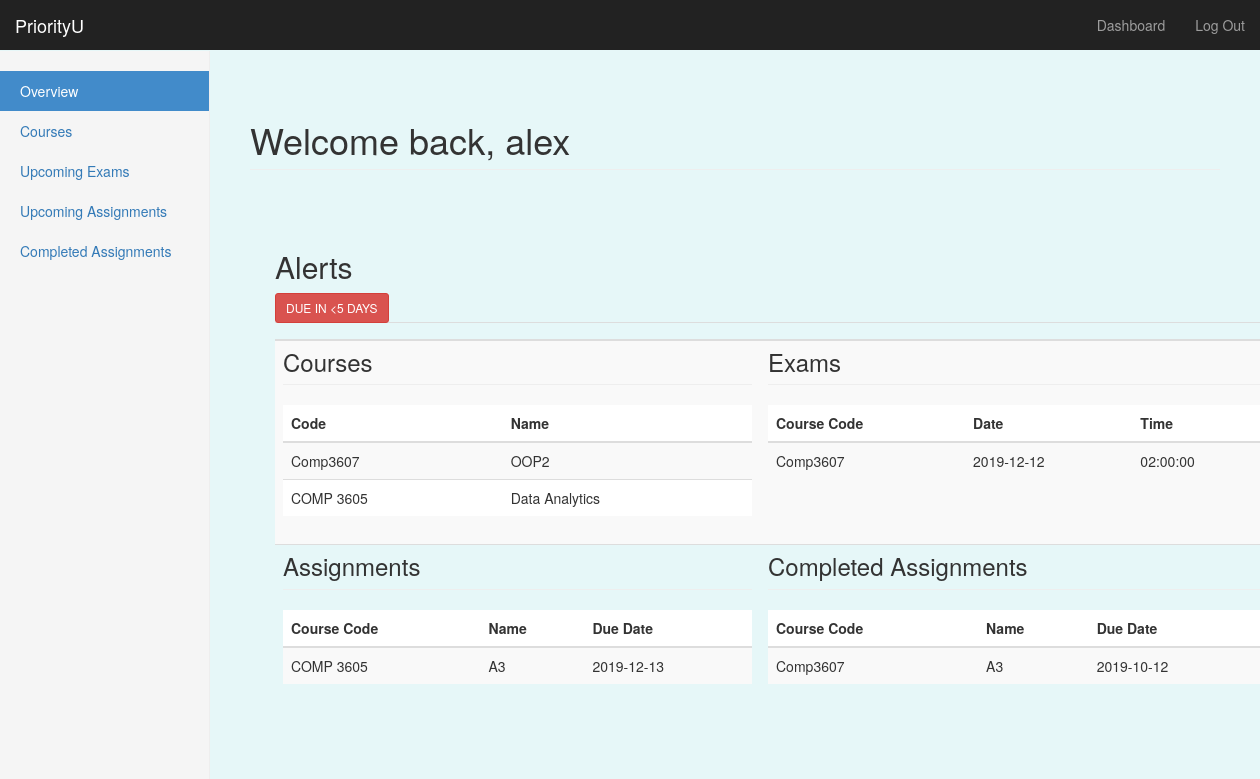
/dashboard (signed in), run on an earlier commit of the app's database.
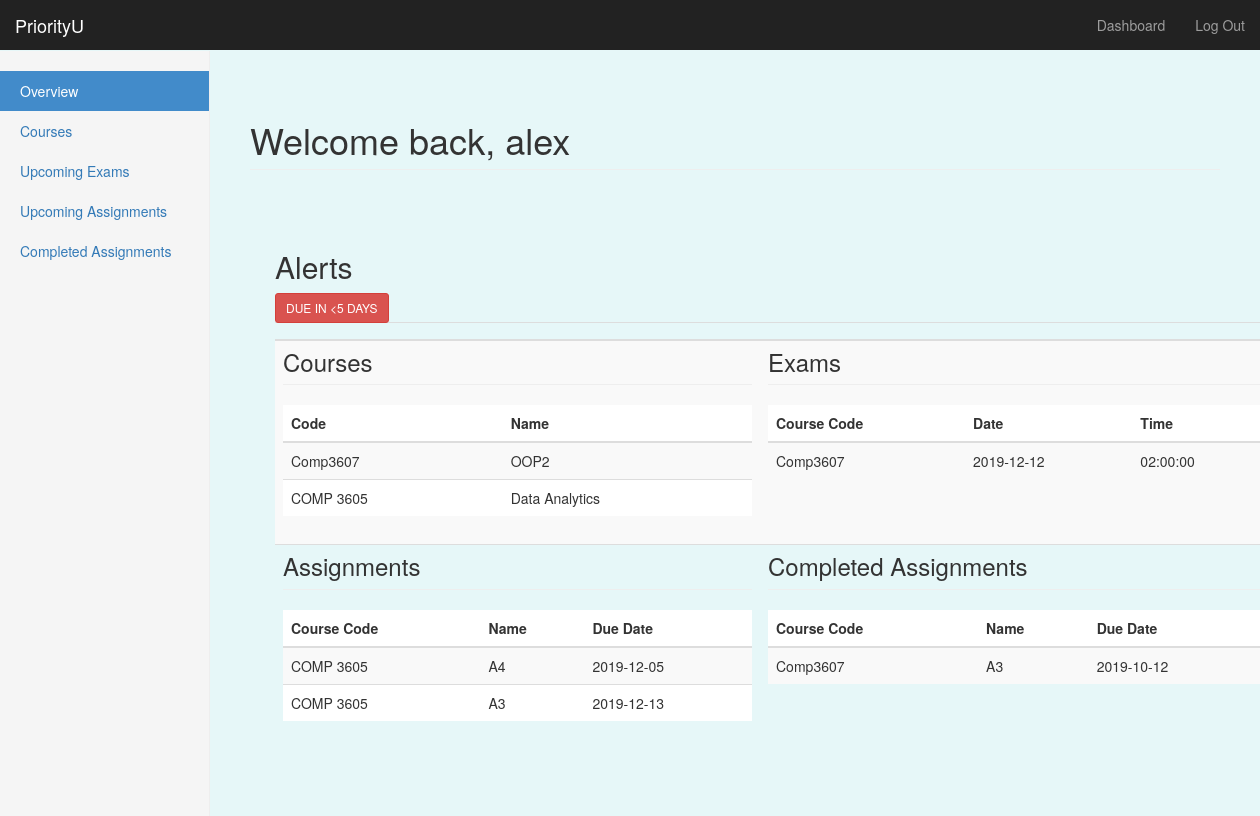
And on a later commit of the database.
### priorityU/models/models.py (models this page shows, shortened)
class Courses(db.Model):
    __tablename__ = 'courses'
    c_id = db.Column(db.Integer, primary_key=True)
    course_code = db.Column(db.String, nullable=False)
    course_name = db.Column(db.String, nullable=False)
    lecturer = db.Column(db.String, nullable=False)
    location = db.Column(db.String, nullable=False)
    user_id = db.Column(db.Integer, db.ForeignKey('users.id'))

class Exam(db.Model): # Dominic 18/11- created model for assignment db
    __tablename__ = 'exams'
    e_id = db.Column(db.Integer, primary_key=True)
    exam_name=db.Column(db.String, nullable=False)
    course_code = db.Column(db.String, db.ForeignKey('courses.course_code'))
    weighting = db.Column(db.Integer)
    date = db.Column(db.Date, nullable=False)
    time = db.Column(db.Time)
    duration = db.Column(db.Integer, nullable=False)
    location = db.Column(db.String)
    user_id = db.Column(db.Integer, db.ForeignKey('users.id'))

class Assignment(db.Model): # Dominic 18/11- created model for assignment db
    __tablename__ = 'assignments'
    a_id = db.Column(db.Integer, primary_key=True)
    course_code = db.Column(db.String, db.ForeignKey('courses.course_code'))
    asg_name = db.Column(db.String, nullable=False)
    weighting = db.Column(db.Integer)
    due_date = db.Column(db.Date, nullable=False)
    due_time = db.Column(db.Time)
    complete = db.Column(db.Boolean, nullable=False)
    user_id = db.Column(db.Integer, db.ForeignKey('users.id'))

### priorityU/routes.py (the view)
@app.route('/dashboard')
@login_required
def dashboard():
    user_courses = Courses.query.filter_by(user_id=current_user.get_id()).order_by(Courses.course_code.desc()).all()
    user_exams = Exam.query.filter_by(user_id=current_user.get_id()).order_by(Exam.date.asc()).all()
    user_asgs = Assignment.query.filter_by(user_id=current_user.get_id()).order_by(Assignment.due_date.asc()).all()
    today = datetime.today()
    alert_date = today + timedelta(days=5)
    asg_alerts = Assignment.query.filter(Assignment.due_date <= alert_date, Assignment.user_id==current_user.get_id(), Assignment.complete==False).all()
    exam_alerts = Exam.query.filter(Exam.date <= alert_date, Exam.user_id==current_user.get_id()).all()
    num_tasks = len(asg_alerts) + len(exam_alerts)
    return render_template('dashboard.html', name=current_user.username, courses=user_courses, exams=user_exams,
                           assignments=user_asgs,asg_alerts=asg_alerts, exam_alerts=exam_alerts,num_tasks=num_tasks)

### priorityU/routes.py (called while the page is built)
@login_manager.user_loader
def load_user(user_id):
    return User.query.get(int(user_id))

### priorityU/templates/dashboard.html (shortened to what the changed rows need)
{% extends "bootstrap/base.html" %}
{% block styles %}
{{super()}}
<link rel="stylesheet" href="{{url_for('.static', filename='style.css')}}">
{% endblock %}
{% block content %}
    <nav class="navbar navbar-inverse navbar-fixed-top">
      <div class="container-fluid">
        <div class="navbar-header">
          <a class="navbar-brand" href="#">PriorityU</a>
        </div>
      </div>
    </nav>
    <div class="container-fluid">
      <div class="row">
        <div class="col-sm-9 col-sm-offset-3 col-md-10 col-md-offset-2 main">
          <h1 class="page-header">Welcome back, {{ name }}</h1>
        </div>
      <div class="col-sm-9 col-sm-offset-3 col-md-10 col-md-offset-2 main", style="margin-left: 250px">
        <div class="row">
           <table class="table table-striped table-hover">
            <thead class="thead-dark">
            <tr>
                 <h2>Alerts</h2>
          {% if num_tasks > 0 %}
          <button data-toggle="collapse" data-target="#alert" class="btn btn-danger btn-sm"> DUE IN <5 DAYS</button>
            {% else %}
            <p class="success"> No major task due soon </p>
            </div>
          </div>
          {% endif %}
            </tr>
                <tr>
                    <th></th> <th></th>
                </tr>
            </thead>
            <tbody>
                <tr>
                    <td><h3 class="page-header">Courses</h3>
          <table class="table table-striped table-hover">
            <thead class="thead-dark">
                <tr>
                    <th>Code</th><th>Name</th>
                </tr>
            </thead>
            <tbody>
                {% for c in courses %}
                <tr>
                    <td>{{c.course_code}}</td>
                    <td>{{c.course_name}}</td>
                </tr>
                {% endfor %}
            </tbody>
          </table></td>
                    <td><h3 class="page-header">Exams</h3>
          <table class="table table-striped table-hover">
            <thead class="thead-dark">
                <tr>
                    <th>Course Code</th>
                    <th>Date</th>
                    <th>Time</th>
                </tr>
            </thead>
            <tbody>
                {% for e in exams %}
                <tr>
                    <td>{{e.course_code}}</td>
                    <td>{{e.date}}</td>
                    <td>{{e.time}}</td>
                </tr>
                {% endfor %}
            </tbody>
          </table>
</td>
                </tr>
                <tr>
                    <td> <h3 class="page-header">Assignments</h3>
        <table class="table table-striped table-hover">
          <thead class="thead-dark">
              <tr>
                  <th>Course Code</th>
                  <th>Name</th>
                  <th>Due Date</th>
              </tr>
          </thead>
          <tbody>
              {% for a in assignments %}
                {% if a.complete == False %}
              <tr>
                  <td>{{a.course_code}}</td>
                  <td>{{a.asg_name}}</td>
                  <td>{{a.due_date}}</td>
              </tr>
                {% endif %}
              {% endfor %}
          </tbody>
        </table></td>
            <td><h3 class="page-header">Completed Assignments</h3>
        <table class="table table-striped table-hover">
          <thead class="thead-dark">
              <tr>
                  <th>Course Code</th>
                  <th>Name</th>
                  <th>Due Date</th>
              </tr>
          </thead>
          <tbody>
              {% for a in assignments %}
                {% if a.complete == True %}
              <tr>
                  <td>{{a.course_code}}</td>
                  <td>{{a.asg_name}}</td>
                  <td>{{a.due_date}}</td>
              </tr>
                {% endif %}
              {% endfor %}
          </tbody>
        </table></td>
                </tr>
            </tbody>
          </table>
      </div>
    </div>
{% endblock %}

What changed in the data, as far as the page shows it:
added Assignment: course_code "COMP 3605", asg_name "A4", due_date "2019-12-05", shown under "Assignments"
